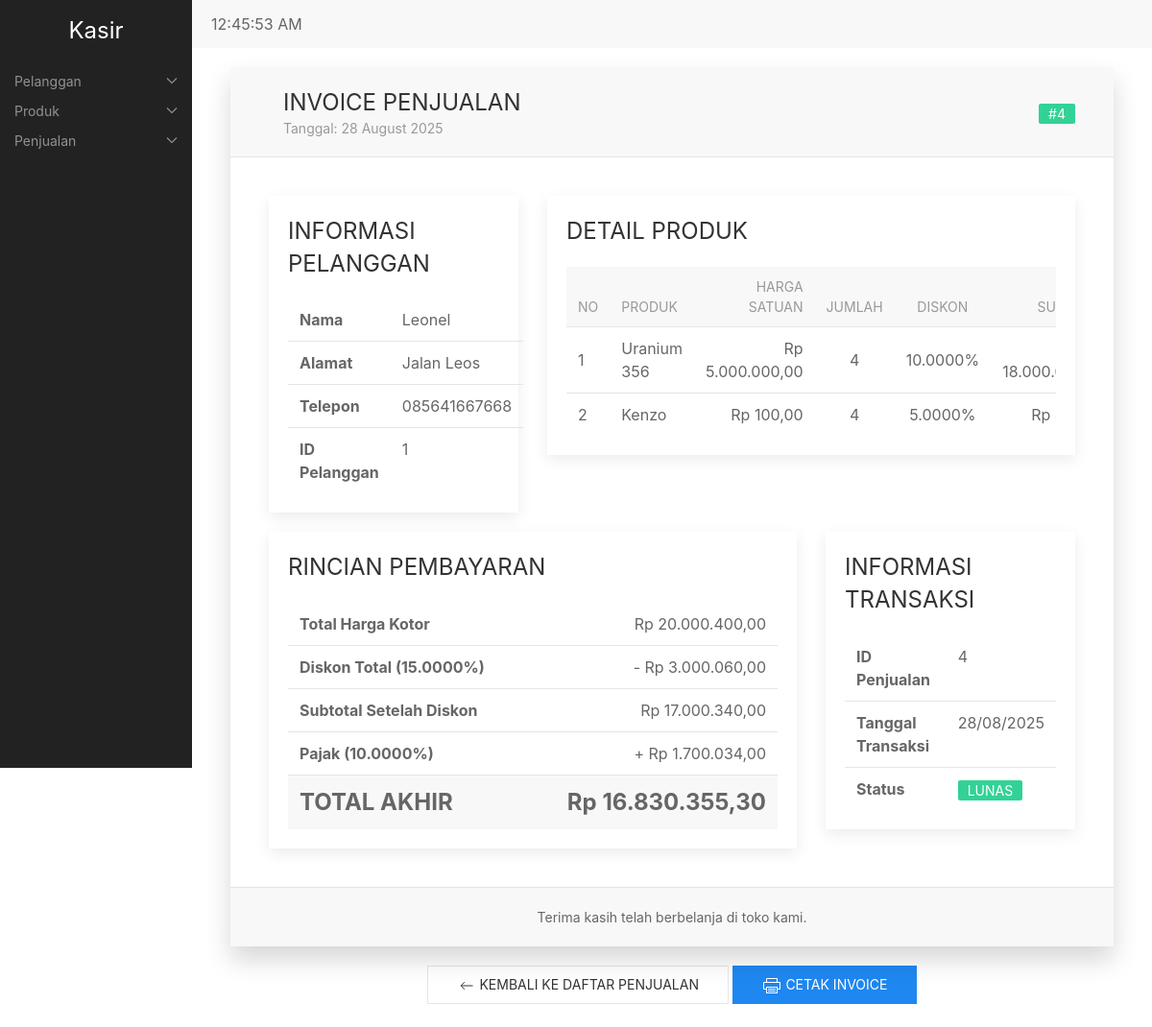
Screenshot of /index.php?action=view-penjualan&PenjualanID=4 with the database file from the repository.
### tables this page shows
CREATE TABLE `penjualan` (
  `PenjualanID` int NOT NULL,
  `PelangganID` int NOT NULL,
  `TanggalPenjualan` date NOT NULL,
  `TotalHarga` decimal(10,2) NOT NULL,
  `NamaPelanggan` varchar(255) NOT NULL,
  `Alamat` text NOT NULL,
  `NomorTelepon` varchar(255) NOT NULL,
  `HargaKotor` decimal(10,2) DEFAULT NULL,
  `Diskon` decimal(10,4) DEFAULT NULL,
  `Pajak` decimal(10,4) NOT NULL
);

CREATE TABLE `detailpenjualan` (
  `DetailID` int NOT NULL,
  `PenjualanID` int NOT NULL,
  `ProdukID` int NOT NULL,
  `JumlahProduk` int NOT NULL,
  `Subtotal` decimal(10,2) NOT NULL,
  `NamaProduk` varchar(255) NOT NULL,
  `Harga` decimal(10,2) NOT NULL,
  `HargaKotor` decimal(10,2) NOT NULL,
  `Diskon` decimal(10,4) NOT NULL
);

### fungsi.php (called while the page is built)
<?php
function formatUang($number) {
    return 'Rp ' . number_format($number, 2, ',', '.');
}

### penjualan/view.php (the view, shortened to what this page needs)
<?php
$PenjualanID = isset($_GET['PenjualanID']) ? $_GET['PenjualanID'] : null;
$penjualan_sql = "SELECT * FROM penjualan WHERE PenjualanID = '$PenjualanID'";
$penjualan_result = mysqli_query($conn, $penjualan_sql);
$penjualan = mysqli_fetch_assoc($penjualan_result);
$detail_sql = "SELECT * FROM detailpenjualan WHERE PenjualanID = '$PenjualanID'";
$detail_result = mysqli_query($conn, $detail_sql);
$diskon_nominal = $penjualan['HargaKotor'] * ($penjualan['Diskon'] / 100);
$harga_setelah_diskon = $penjualan['HargaKotor'] - $diskon_nominal;
$pajak_nominal = $harga_setelah_diskon * ($penjualan['Pajak'] / 100);
?>
<div class="uk-container uk-margin-top">
    <div id="transaction" class="uk-card uk-card-default uk-box-shadow-large">
        <div class="uk-card-header uk-background-muted">
            <div class="uk-grid-small uk-flex-middle" uk-grid>
                <div class="uk-width-auto">
                </div>
                <div class="uk-width-expand">
                    <h3 class="uk-card-title uk-margin-remove-bottom">INVOICE PENJUALAN</h3>
                    <p class="uk-text-meta uk-margin-remove-top">
                        <span>Tanggal: <?php echo date('d F Y', strtotime($penjualan['TanggalPenjualan'])); ?></span>
                    </p>
                </div>
                <div class="uk-width-auto">
                    <span class="uk-label uk-label-success">#<?php echo $PenjualanID; ?></span>
                </div>
            </div>
        </div>
        <div class="uk-card-body">
            <div class="uk-grid-medium" uk-grid>
                <div class="uk-width-1-3@m">
                    <div class="uk-card uk-card-default uk-card-small uk-card-body">
                        <h4 class="uk-card-title">INFORMASI PELANGGAN</h4>
                        <table class="uk-table uk-table-divider uk-table-small">
                            <tbody>
                                <tr>
                                    <td class="uk-width-1-3"><strong>Nama</strong></td>
                                    <td><?php echo $penjualan['NamaPelanggan']; ?></td>
                                </tr>
                                <tr>
                                    <td><strong>Alamat</strong></td>
                                    <td><?php echo $penjualan['Alamat']; ?></td>
                                </tr>
                                <tr>
                                    <td><strong>Telepon</strong></td>
                                    <td><?php echo $penjualan['NomorTelepon']; ?></td>
                                </tr>
                                <tr>
                                    <td><strong>ID Pelanggan</strong></td>
                                    <td><?php echo $penjualan['PelangganID']; ?></td>
                                </tr>
                            </tbody>
                        </table>
                    </div>
                </div>
                <div class="uk-width-2-3@m">
                    <div class="uk-card uk-card-default uk-card-small uk-card-body">
                        <h4 class="uk-card-title">DETAIL PRODUK</h4>
                        <div class="uk-overflow-auto">
                            <table class="uk-table uk-table-divider uk-table-small uk-table-middle">
                                <thead>
                                    <tr class="uk-background-muted">
                                        <th class="uk-table-shrink">No</th>
                                        <th>Produk</th>
                                        <th class="uk-text-right">Harga Satuan</th>
                                        <th class="uk-text-center">Jumlah</th>
                                        <th class="uk-text-center">Diskon</th>
                                        <th class="uk-text-right">Subtotal</th>
                                    </tr>
                                </thead>
                                <tbody>
                                    <?php if (mysqli_num_rows($detail_result) > 0): ?>
                                        <?php $no = 1; ?>
                                        <?php while ($detail = mysqli_fetch_assoc($detail_result)): ?>
                                            <tr>
                                                <td><?php echo $no++; ?></td>
                                                <td><?php echo $detail['NamaProduk']; ?></td>
                                                <td class="uk-text-right"><?php echo formatUang($detail['Harga']); ?></td>
                                                <td class="uk-text-center"><?php echo $detail['JumlahProduk']; ?></td>
                                                <td class="uk-text-center"><?php echo $detail['Diskon']; ?>%</td>
                                                <td class="uk-text-right"><?php echo formatUang($detail['Subtotal']); ?></td>
                                            </tr>
                                        <?php endwhile; ?>
                                    <?php else: ?>
                                        <tr>
                                            <td colspan="6" class="uk-text-center">Tidak ada produk</td>
                                        </tr>
                                    <?php endif; ?>
                                </tbody>
                            </table>
                        </div>
                    </div>
                </div>
            </div>
            <div class="uk-margin-top">
                <div class="uk-grid-medium" uk-grid>
                    <div class="uk-width-2-3@m">
                        <div class="uk-card uk-card-default uk-card-small uk-card-body">
                            <h4 class="uk-card-title">RINCIAN PEMBAYARAN</h4>
                            <table class="uk-table uk-table-divider uk-table-small">
                                <tbody>
                                    <tr>
                                        <td class="uk-width-1-2 uk-text-bold">Total Harga Kotor</td>
                                        <td class="uk-text-right"><?php echo formatUang($penjualan['HargaKotor']); ?></td>
                                    </tr>
                                    <tr>
                                        <td class="uk-text-bold">Diskon Total (<?php echo $penjualan['Diskon']; ?>%)</td>
                                        <td class="uk-text-right">- <?php echo formatUang($diskon_nominal); ?></td>
                                    </tr>
                                    <tr>
                                        <td class="uk-text-bold">Subtotal Setelah Diskon</td>
                                        <td class="uk-text-right"><?php echo formatUang($harga_setelah_diskon); ?></td>
                                    </tr>
                                    <tr>
                                        <td class="uk-text-bold">Pajak (<?php echo $penjualan['Pajak']; ?>%)</td>
                                        <td class="uk-text-right">+ <?php echo formatUang($pajak_nominal); ?></td>
                                    </tr>
                                    <tr class="uk-background-muted">
                                        <td class="uk-text-bold uk-text-large">TOTAL AKHIR</td>
                                        <td class="uk-text-right uk-text-bold uk-text-large"><?php echo formatUang($penjualan['TotalHarga']); ?></td>
                                    </tr>
                                </tbody>
                            </table>
                        </div>
                    </div>
                    <div class="uk-width-1-3@m">
                        <div class="uk-card uk-card-default uk-card-small uk-card-body">
                            <h4 class="uk-card-title">INFORMASI TRANSAKSI</h4>
                            <table class="uk-table uk-table-divider uk-table-small">
                                <tbody>
                                    <tr>
                                        <td class="uk-width-1-2"><strong>ID Penjualan</strong></td>
                                        <td><?php echo $PenjualanID; ?></td>
                                    </tr>
                                    <tr>
                                        <td><strong>Tanggal Transaksi</strong></td>
                                        <td><?php echo date('d/m/Y', strtotime($penjualan['TanggalPenjualan'])); ?></td>
                                    </tr>
                                    <tr>
                                        <td><strong>Status</strong></td>
                                        <td><span class="uk-label uk-label-success">LUNAS</span></td>
                                    </tr>
                                </tbody>
                            </table>
                        </div>
                    </div>
                </div>
            </div>
        </div>
        <div class="uk-card-footer uk-text-center uk-background-muted">
            <p class="uk-text-small">Terima kasih telah berbelanja di toko kami. </p>
        </div>
    </div>
    <div class="uk-margin-top uk-text-center">
        <a href="index.php?action=list-penjualan" class="uk-button uk-button-default">
            <span uk-icon="icon: arrow-left"></span> Kembali ke Daftar Penjualan
        </a>
        <button onclick="printInvoice()" class="uk-button uk-button-primary">
            <span uk-icon="icon: print"></span> Cetak Invoice
        </button>
    </div>
    <br>
</div>

### rows the page displays
penjualan: TanggalPenjualan "28 August 2025", NamaPelanggan "Leonel", Alamat "Jalan Leos", NomorTelepon "085641667668", PelangganID "1", HargaKotor "Rp 20.000.400,00", Diskon "15.0000", formatUang($diskon_nominal) "Rp 3.000.060,00", formatUang($harga_setelah_diskon) "Rp 17.000.340,00", Pajak "10.0000", formatUang($pajak_nominal) "Rp 1.700.034,00", TotalHarga "Rp 16.830.355,30", TanggalPenjualan "28/08/2025"
detailpenjualan: NamaProduk "Uranium 356", Harga "Rp 5.000.000,00", JumlahProduk "4", Diskon "10.0000"
detailpenjualan: NamaProduk "Kenzo", Harga "Rp 100,00", JumlahProduk "4", Diskon "5.0000", Subtotal "Rp…"

### other values shown
$PenjualanID "4"
